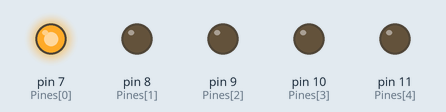
The sketch below on a simulated Arduino Uno, built with avr-gcc and run on an emulated ATmega328P. Shown: output pins drawn as LEDs (lit = HIGH).

Above: at 0.2 s.
At 1.2 s:
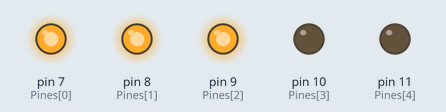
At 2.2 s:
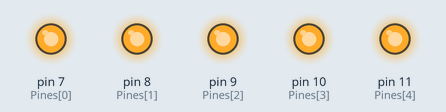
At 2.7 s:
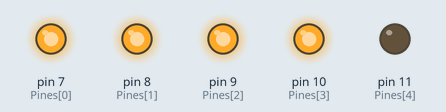
At 4.7 s:
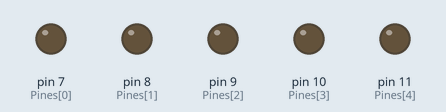
At 5.7 s:
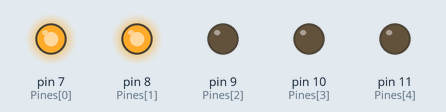
Timing chart, 0 to 6.5 s (numbered marks = the images above):
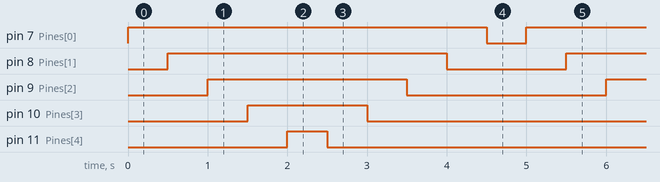

Measured:
- by itself, pin 7 (Pines[0]): alternates HIGH for 4.5 s and LOW for 0.50 s
- by itself, pin 8 (Pines[1]): alternates HIGH for 3.5 s and LOW for 1.5 s
- by itself, pin 9 (Pines[2]): alternates HIGH for 2.5 s and LOW for 2.5 s
- by itself, pin 10 (Pines[3]): alternates HIGH for 1.5 s and LOW for 3.5 s
- by itself, pin 11 (Pines[4]): alternates HIGH for 0.50 s and LOW for 4.5 s

The sketch:

EX3.ino
```cpp
int Pines[] = {7, 8, 9, 10, 11};

void setup() {
  // put your setup code here, to run once:

for (int i=0; i <= 4; i++){

      pinMode(Pines[i], OUTPUT);
   }


}

void loop() {


for (int i=0; i <= 4; i++){

      digitalWrite(Pines[i],HIGH);

delay(500);

   }

   for (int i=4; i>=0 ; i--){

      digitalWrite(Pines[i],LOW);

delay(500);

   }


}
```
